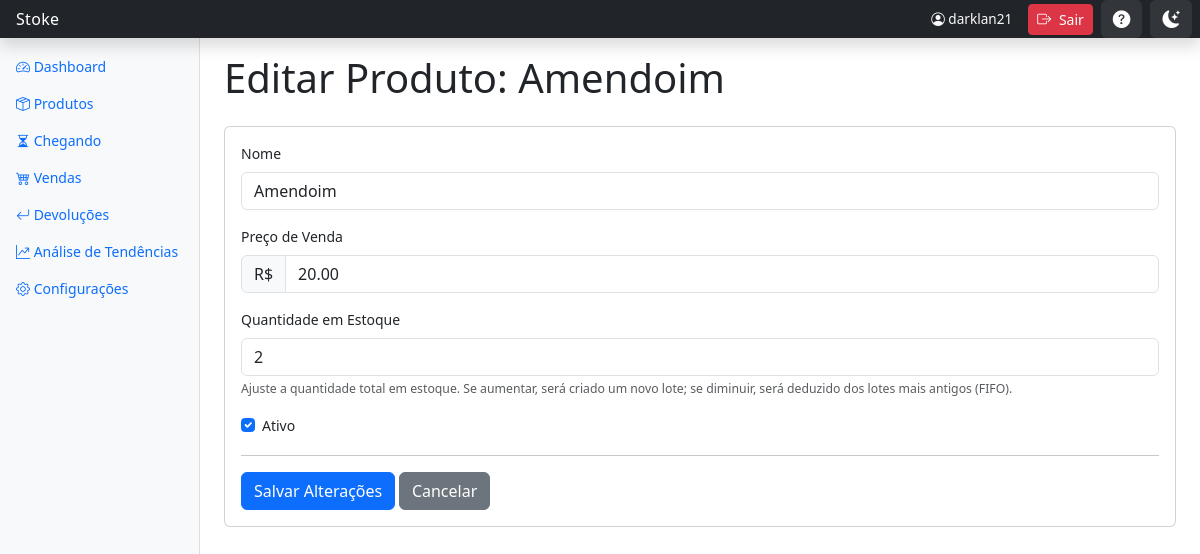
Page /produtos/26/editar/ (signed in) on the committed database.
### inventario/models.py (models this page shows, shortened)
class Produto(models.Model):
    nome = models.CharField(max_length=255)
    descricao = models.TextField(blank=True, null=True)
    imagem = models.ImageField(upload_to='produtos/', blank=True, null=True)
    ativo = models.BooleanField(default=True)
    fornecedor = models.ForeignKey(Fornecedor, on_delete=models.PROTECT, related_name='produtos', null=True, blank=True)
    preco_venda = models.DecimalField('Preço de Venda', max_digits=10, decimal_places=2, null=True, blank=True)
    lead_time_dias = models.PositiveIntegerField(
        'Lead Time (dias)',
        default=7,
        help_text='Tempo de entrega do fornecedor em dias'
    )
    dias_cobertura_minima = models.PositiveIntegerField(
        'Dias de Cobertura Mínima',
        default=15,
        help_text='Quantidade mínima de dias que o estoque deve cobrir'
    )
    @property
    def quantidade_total(self):
        return self.lotes.aggregate(total=Sum('quantidade_atual'))['total'] or 0

### inventario/views.py (the view)
# urls.py: path('produtos/<int:pk>/editar/', views.editar_produto, name='editar_produto'),
def editar_produto(request, pk):
    produto = get_object_or_404(Produto, pk=pk)
    if request.method == 'POST':
        form = ProdutoEditForm(request.POST, instance=produto)
        if form.is_valid():
            form.save()
            nova_quantidade = form.cleaned_data.get('quantidade_estoque')
            if nova_quantidade is not None:
                quantidade_atual = produto.quantidade_total
                diferenca = nova_quantidade - quantidade_atual
                if diferenca > 0:
                    fornecedor_padrao = Fornecedor.objects.first()
                    if fornecedor_padrao:
                        Lote.objects.create(
                            produto=produto,
                            fornecedor=fornecedor_padrao,
                            quantidade_inicial=diferenca,
                            quantidade_atual=diferenca,
                            preco_compra=produto.custo_medio_ponderado or produto.preco_venda
                        )
                        messages.success(request, f'Estoque aumentado em {diferenca} unidades.')
                elif diferenca < 0:
                    quantidade_a_remover = abs(diferenca)
                    lotes_disponiveis = produto.lotes.filter(quantidade_atual__gt=0).order_by('data_entrada')
                    for lote in lotes_disponiveis:
                        if quantidade_a_remover <= 0:
                            break
                        if lote.quantidade_atual <= quantidade_a_remover:
                            quantidade_a_remover -= lote.quantidade_atual
                            lote.quantidade_atual = 0
                            lote.save()
                        else:
                            lote.quantidade_atual -= quantidade_a_remover
                            lote.save()
                            quantidade_a_remover = 0
                    messages.success(request, f'Estoque reduzido em {abs(diferenca)} unidades.')
            return redirect('inventario:detalhar_produto', pk=produto.pk)
    else:
        form = ProdutoEditForm(instance=produto)
        form.fields['quantidade_estoque'].initial = produto.quantidade_total
    context = {'form': form, 'titulo': f'Editar Produto: {produto.nome}', 'produto': produto}
    return render(request, 'inventario/editar_produto.html', context)

### inventario/forms.py (shortened to what this page needs)
class ProdutoEditForm(forms.ModelForm):
    quantidade_estoque = forms.IntegerField(
        label="Quantidade em Estoque",
        min_value=0,
        required=False,
        widget=forms.NumberInput(attrs={'class': 'form-control'}),
        help_text='Ajuste a quantidade total em estoque. Se aumentar, será criado um novo lote; se diminuir, será deduzido dos lotes mais antigos (FIFO).'
    )
    class Meta:
        model = Produto
        fields = ['nome', 'preco_venda', 'ativo']
        widgets = {
            'nome': forms.TextInput(attrs={'class': 'form-control'}),
            'preco_venda': forms.NumberInput(attrs={'class': 'form-control', 'placeholder': '0,00'}),
            'ativo': forms.CheckboxInput(attrs={'class': 'form-check-input'}),
        }

### inventario/templates/inventario/editar_produto.html (shortened to what this page needs)
{% extends 'inventario/base.html' %}
{% block content %}
<h1 class="mb-4">{{ titulo }}</h1>
<div class="card">
    <div class="card-body">
        <form method="post">
            <div class="mb-3">
                <label for="{{ form.nome.id_for_label }}" class="form-label">{{ form.nome.label }}</label>
                {{ form.nome }}
            </div>
            <div class="mb-3">
                <label for="{{ form.preco_venda.id_for_label }}" class="form-label">{{ form.preco_venda.label }}</label>
                <div class="input-group">
                    <span class="input-group-text">R$</span>
                    {{ form.preco_venda }}
                </div>
            </div>
            <div class="mb-3">
                <label for="{{ form.quantidade_estoque.id_for_label }}" class="form-label">{{ form.quantidade_estoque.label }}</label>
                {{ form.quantidade_estoque }}
                <div class="form-text">{{ form.quantidade_estoque.help_text }}</div>
            </div>
            <div class="form-check mb-3">
                {{ form.ativo }}
                <label class="form-check-label" for="{{ form.ativo.id_for_label }}">
                    {{ form.ativo.label }}
                </label>
            </div>
            <hr>
            <button type="submit" class="btn btn-primary">Salvar Alterações</button>
            <a href="{% url 'inventario:detalhar_produto' pk=produto.pk %}" class="btn btn-secondary">Cancelar</a>
        </form>
    </div>
</div>
{% endblock %}

### inventario/templates/inventario/base.html (shortened to what this page needs)
<!DOCTYPE html>
<html lang="pt-br">
<head>
    {% load static %}
    <link href="https://cdn.jsdelivr.net/npm/bootstrap@5.3.3/dist/css/bootstrap.min.css" rel="stylesheet">
    <link rel="stylesheet" href="https://cdn.jsdelivr.net/npm/bootstrap-icons@1.11.3/font/bootstrap-icons.min.css">
</head>
<body>
    <header class="navbar navbar-dark sticky-top bg-dark flex-md-nowrap p-0 shadow">
        <a class="navbar-brand col-md-3 col-lg-2 me-0 px-3 fs-6" href="{% url 'inventario:dashboard' %}">
            Stoke
        </a>
        <div class="d-flex align-items-center">
            <span class="text-light me-3 d-none d-md-inline" style="font-size: 0.85rem;">
                <i class="bi bi-person-circle"></i> {{ user.username }}
            </span>
            <form method="post" action="{% url 'logout' %}" style="display: inline;" id="logout-form">
                <button type="button" class="btn btn-sm btn-danger me-2" title="Sair do Sistema" onclick="if(confirm('Deseja realmente sair do sistema?')){ document.getElementById('logout-form').submit(); }">
                    <i class="bi bi-box-arrow-right"></i>
                    <span class="d-none d-md-inline ms-1">Sair</span>
                </button>
            </form>
            <button id="help-toggle" class="btn btn-sm me-2" title="Recursos e Ajuda" data-bs-toggle="modal" data-bs-target="#helpModal">
                <i class="bi bi-question-circle-fill"></i>
            </button>
            <button id="theme-toggle" class="btn btn-sm me-2" title="Alternar tema">
                <i class="bi bi-moon-stars-fill" id="theme-icon"></i>
            </button>
        </div>
    </header>
    <div class="container-fluid">
        <div class="row">
            <nav id="sidebarMenu" class="col-md-3 col-lg-2 d-md-block bg-light sidebar collapse">
                <div class="position-sticky">
                    <ul class="nav flex-column">
                        <li class="nav-item">
                            <a href="{% url 'inventario:dashboard' %}" class="nav-link {% if request.resolver_match.url_name == 'dashboard' %}active{% endif %}" aria-current="page">
                                <i class="bi bi-speedometer2"></i> Dashboard
                            </a>
                        </li>
                        <li class="nav-item">
                            <a href="{% url 'inventario:listar_produtos' %}" class="nav-link {% if 'produto' in request.resolver_match.url_name or 'adicionar_estoque' in request.resolver_match.url_name %}active{% endif %}">
                                <i class="bi bi-box-seam"></i> Produtos
                            </a>
                        </li>
                        <li class="nav-item">
                            <a class="nav-link {% if 'chegando' in request.resolver_match.url_name or 'incluir_no_estoque' in request.resolver_match.url_name %}active{% endif %}" href="{% url 'inventario:listar_produtos_chegando' %}">
                                <i class="bi bi-hourglass-split"></i> Chegando
                            </a>
                        </li>
                        <li class="nav-item">
                            <a class="nav-link {% if 'venda' in request.resolver_match.url_name %}active{% endif %}" href="{% url 'inventario:listar_vendas' %}">
                                <i class="bi bi-cart4"></i> Vendas
                            </a>
                        </li>
                        <li class="nav-item">
                            <a class="nav-link {% if 'devolucao' in request.resolver_match.url_name %}active{% endif %}" href="{% url 'inventario:listar_devolucoes' %}">
                                <i class="bi bi-arrow-return-left"></i> Devoluções
                            </a>
                        </li>
                        <li class="nav-item">
                            <a class="nav-link {% if request.resolver_match.url_name == 'analise_tendencias' %}active{% endif %}" href="{% url 'inventario:analise_tendencias' %}">
                                <i class="bi bi-graph-up-arrow"></i> Análise de Tendências
                            </a>
                        </li>
                        <li class="nav-item">
                            <a href="{% url 'inventario:configuracoes' %}" class="nav-link {% if request.resolver_match.url_name == 'configuracoes' %}active{% endif %}">
                                <i class="bi bi-gear"></i> Configurações
                            </a>
                        </li>
                    </ul>
                </div>
            </nav>
            <main class="col-md-9 ms-sm-auto col-lg-10 px-md-4">
                <div class="pt-3 pb-2 mb-3">
                    {% block content %}{% endblock %}
                </div>
            </main>
        </div>
    </div>
</body>
</html>

### inventario/templates/inventario/base.html (style rules this page uses)
body { font-size: .875rem; }
.sidebar { position: fixed; top: 0; bottom: 0; left: 0; z-index: 100; padding: 48px 0 0; box-shadow: inset -1px 0 0 rgba(0, 0, 0, .1); }
.navbar-brand { font-weight: 500; letter-spacing: 0.3px; }
#theme-toggle { background-color: rgba(255, 255, 255, 0.08); border: none; color: #fff; padding: 6px 12px; border-radius: 6px; transition: all 0.3s ease; }
#theme-icon { font-size: 1.1rem; }
#help-toggle { background-color: rgba(255, 255, 255, 0.08); border: none; color: #fff; padding: 6px 12px; border-radius: 6px; transition: all 0.3s ease; }
#help-toggle .bi { font-size: 1.1rem; }
body, .card, .table, .sidebar, .form-control, .form-select, .btn, .badge, .alert { transition: background-color 0.3s ease, color 0.3s ease, border-color 0.3s ease; }
.card-body, .table-responsive { overflow-x: auto; }

### rows in the picture
Produto: nome "Amendoim", preco_venda "20.00", ativo "☑"

### other values in the picture
{{ user.username }} "darklan21"
{{ titulo }} "Editar Produto: Amendoim"
